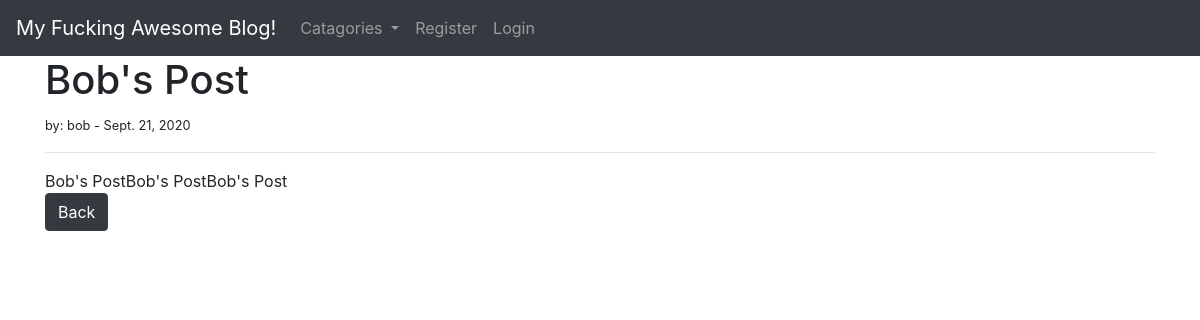
The app's page /article/10 with its own data.
### myApp/models.py (models this page shows, shortened)
class Post(models.Model):
    title = models.CharField(max_length=255)
    title_tag = models.CharField(max_length=255, default="My Awesome Blog")
    author = models.ForeignKey(User, on_delete=models.CASCADE)
    body = models.TextField()
    created_at = models.DateField(auto_now_add=True)
    catagory = models.CharField(max_length=255, default="coding")

### myApp/views.py (the view)
class ArticleDetailView(DetailView):
    model = Post
    template_name = 'article_details.html'
    def get_context_data(self, *args, **kwargs):
        cat_menu = Catagory.objects.all()
        context = super().get_context_data(*args, **kwargs)
        context["cat_menu"] = cat_menu
        return context

### myApp/models.py (called while the page is built)
    def __str__(self):
        return self.name

### myApp/templates/article_details.html (shortened to what this page needs)
{% extends "base.html" %}
{% block content %}
<h1>{{post.title}}</h1>
<small>by: {{post.author}} - {{post.created_at}}
</small>
<hr>
{{post.body|safe}}
<p><a href="{% url 'home' %}" class="btn btn-dark">Back</a></p>
{% endblock %}

### records on screen
Post: title "Bob's Post", author "bob", created_at "Sept. 21, 2020", body "Bob's PostBob's PostBob's Post"
